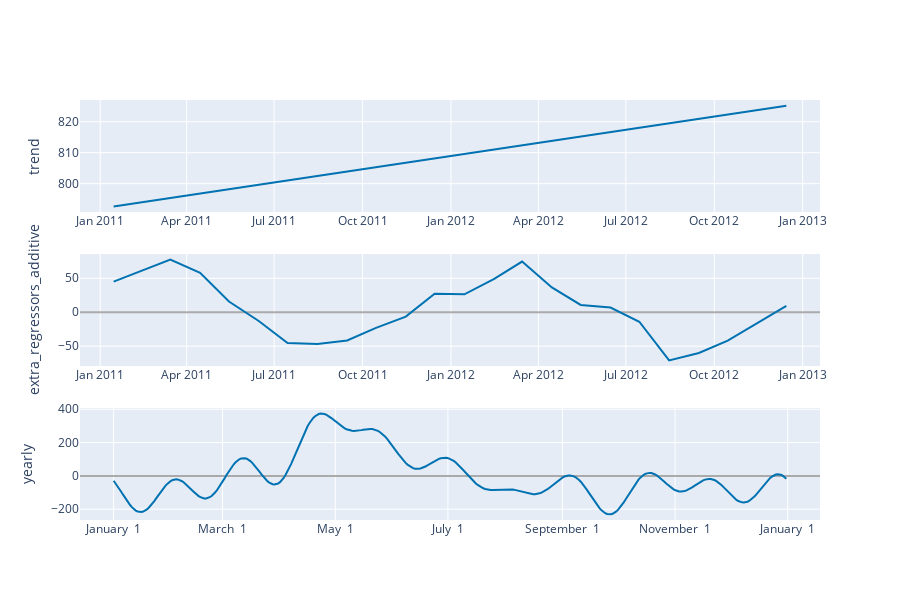

The code cell stored with this chart in its notebook:
### Code cell
import plotly.graph_objs as go
from prophet.plot import plot_plotly, plot_components_plotly

# Plot the forecast
plot_plotly(m, forecast)

# Plot the forecast components
plot_components_plotly(m, forecast)
